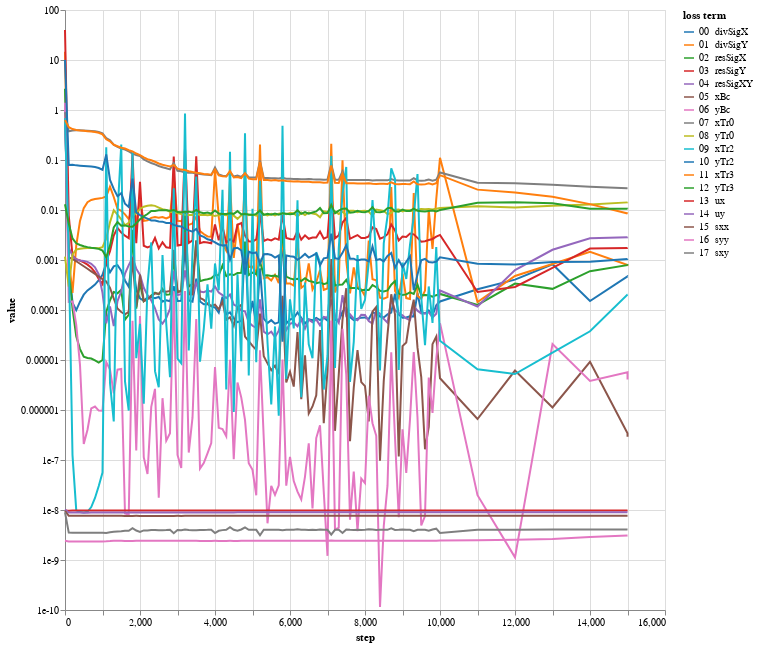

Write notebook code for a chart like this one.
### Code cell
bcNames = ['xBc','yBc','xTr0','yTr0','xTr2','yTr2','xTr3','yTr3','ux','uy','sxx','syy','sxy']
lossPlot(losshistory, bcNames, dropFirstStep=True, scaleType='log').properties(width=600, height=600)
